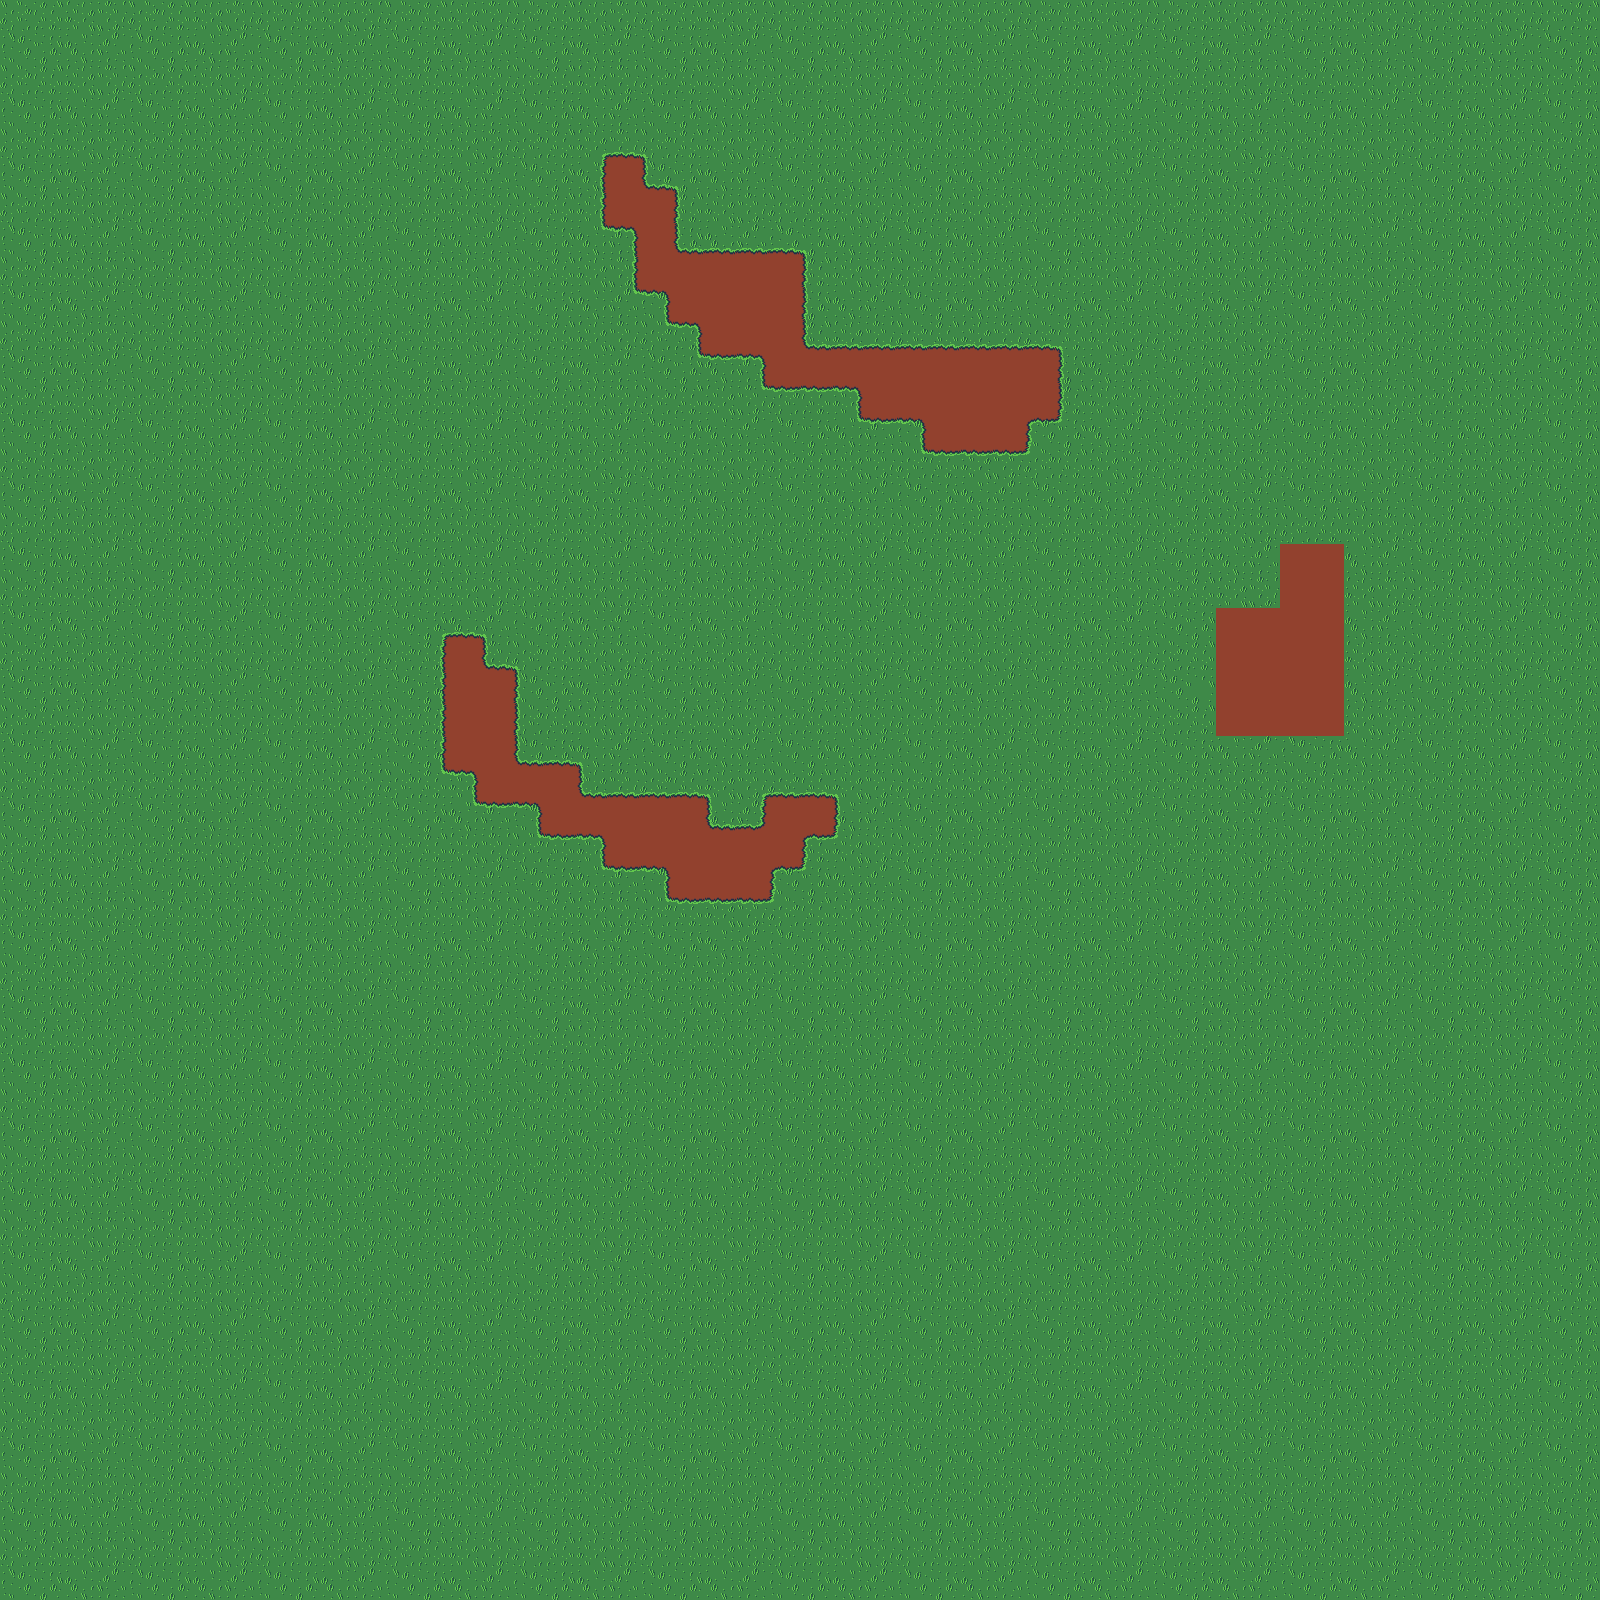

The image is a tile-based game level rendered from a .tmx file. Its description and source (layers, tilesets, objects; grid data summarised) follow:
An orthogonal 50x50 tile map with 32x32 px tiles, 4 tile layers (Ground, Crop external, Terrain, Crop internal) and 3 objects (2x collision, player).

<map version="1.10" tiledversion="1.10.2" orientation="orthogonal" renderorder="right-down" width="50" height="50" tilewidth="32" tileheight="32" infinite="0" nextlayerid="19" nextobjectid="4">
 <tileset firstgid="1" source="tilemap.tsx" />
 <layer id="9" name="Ground" width="50" height="50">
  <data>[2500 cells, 2500 non-empty, 2 distinct tile ids]</data>
 </layer>
 <layer id="17" name="Crop external" width="50" height="50">
  <data>[2500 cells, 2440 non-empty, 8 distinct tile ids]</data>
 </layer>
 <layer id="11" name="Terrain" width="50" height="50">
  <data>[2500 cells, 96 non-empty, 3 distinct tile ids]</data>
 </layer>
 <layer id="18" name="Crop internal" width="50" height="50">
  <data>[2500 cells, 2440 non-empty, 10 distinct tile ids]</data>
 </layer>
 <objectgroup id="3" name="objects">
  <object id="1" name="player" x="775.059" y="667.784">
   <point />
  </object>
  <object id="2" type="collision" x="1216" y="608" width="128" height="128" />
  <object id="3" type="collision" x="1280" y="544" width="64" height="64" />
 </objectgroup>
</map>
